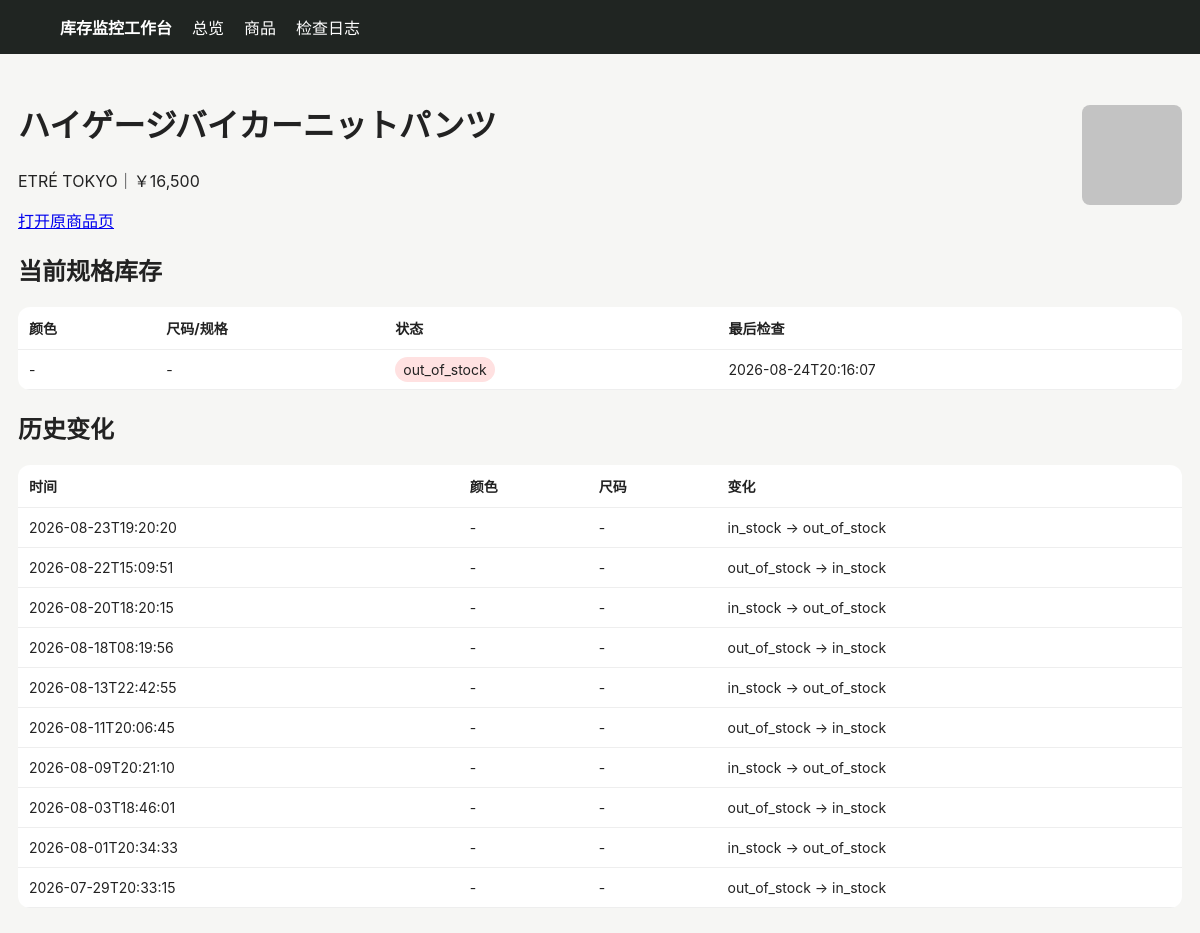
Before: /product/239 with the older database file.
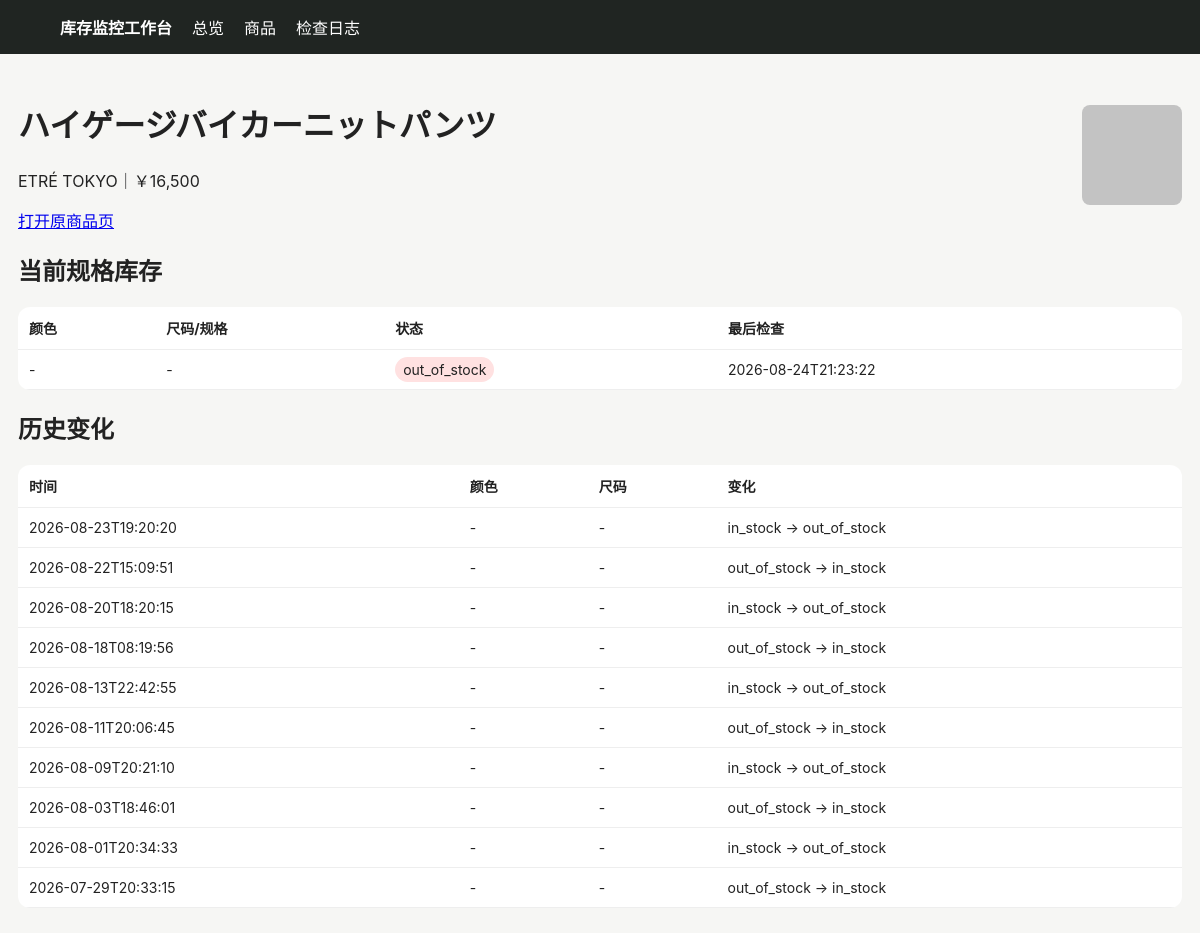
After: the same page with the newer database file.
### tables this page shows
CREATE TABLE products (
 id INTEGER PRIMARY KEY AUTOINCREMENT,
 site TEXT NOT NULL,
 url TEXT NOT NULL UNIQUE,
 name TEXT NOT NULL,
 price TEXT,
 image_url TEXT,
 first_seen TEXT NOT NULL,
 last_seen TEXT NOT NULL
);

CREATE TABLE variants (
 id INTEGER PRIMARY KEY AUTOINCREMENT,
 product_id INTEGER NOT NULL,
 color TEXT NOT NULL DEFAULT '',
 size TEXT NOT NULL DEFAULT '',
 status TEXT NOT NULL,
 last_checked TEXT NOT NULL,
 UNIQUE(product_id, color, size)
);

CREATE TABLE changes (
 id INTEGER PRIMARY KEY AUTOINCREMENT,
 product_id INTEGER NOT NULL,
 color TEXT NOT NULL DEFAULT '',
 size TEXT NOT NULL DEFAULT '',
 old_status TEXT NOT NULL,
 new_status TEXT NOT NULL,
 detected_at TEXT NOT NULL
);

### app/main.py (the view)
@app.get("/product/{pid}")
def product(request: Request, pid: int):
    with conn() as c:
        p=c.execute("SELECT * FROM products WHERE id=?",(pid,)).fetchone()
        vs=c.execute("SELECT * FROM variants WHERE product_id=? ORDER BY color,size",(pid,)).fetchall()
        cs=c.execute("SELECT * FROM changes WHERE product_id=? ORDER BY detected_at DESC",(pid,)).fetchall()
    return templates.TemplateResponse("product.html", {"request":request,"p":p,"variants":vs,"changes":cs})

### app/templates/product.html
{% extends "base.html" %}{% block content %}<div class="top"><div><h1>{{p.name}}</h1><p>{{p.site}}｜{{p.price}}</p><a href="{{p.url}}" target="_blank">打开原商品页</a></div>{% if p.image_url %}<img class="thumb" style="width:100px;height:100px" src="{{p.image_url}}">{% endif %}</div>
<h2>当前规格库存</h2><table><tr><th>颜色</th><th>尺码/规格</th><th>状态</th><th>最后检查</th></tr>{% for v in variants %}<tr><td>{{v.color or "-"}}</td><td>{{v.size or "-"}}</td><td><span class="badge {{v.status}}">{{v.status}}</span></td><td>{{v.last_checked}}</td></tr>{% endfor %}</table>
<h2>历史变化</h2><table><tr><th>时间</th><th>颜色</th><th>尺码</th><th>变化</th></tr>{% for c in changes %}<tr><td>{{c.detected_at}}</td><td>{{c.color or "-"}}</td><td>{{c.size or "-"}}</td><td>{{c.old_status}} → {{c.new_status}}</td></tr>{% endfor %}</table>{% endblock %}

### app/templates/base.html (shortened to what this page needs)
<!doctype html><html lang="zh-CN"><head><meta charset="utf-8"><meta name="viewport" content="width=device-width,initial-scale=1">
</head><body><nav><strong>库存监控工作台</strong><a href="/">总览</a><a href="/products">商品</a><a href="/logs">检查日志</a></nav><main>{% block content %}{% endblock %}</main></body></html>

### app/templates/base.html (style rules this page uses)
body { font-family:-apple-system,BlinkMacSystemFont,"Segoe UI",sans-serif;background:#f6f6f4;color:#222;margin:0 }
nav { background:#202522;color:#fff;padding:15px 5%;display:flex;gap:20px;align-items:center }
nav a { color:#fff;text-decoration:none }
main { max-width:1180px;margin:25px auto;padding:0 18px }
table { width:100%;border-collapse:collapse;background:#fff;border-radius:12px;overflow:hidden }
th,td { padding:11px;border-bottom:1px solid #eee;text-align:left;font-size:14px }
.badge { padding:4px 8px;border-radius:999px;background:#eee }
.out_of_stock { background:#ffe1e1 }
img.thumb { width:52px;height:52px;object-fit:cover;border-radius:8px }
.top { display:flex;justify-content:space-between;align-items:center;margin-bottom:18px }

Changed rows visible on the page:
changed variants "out_of_stock": last_checked "2026-08-24T20:16:07" → "2026-08-24T21:23:22"
